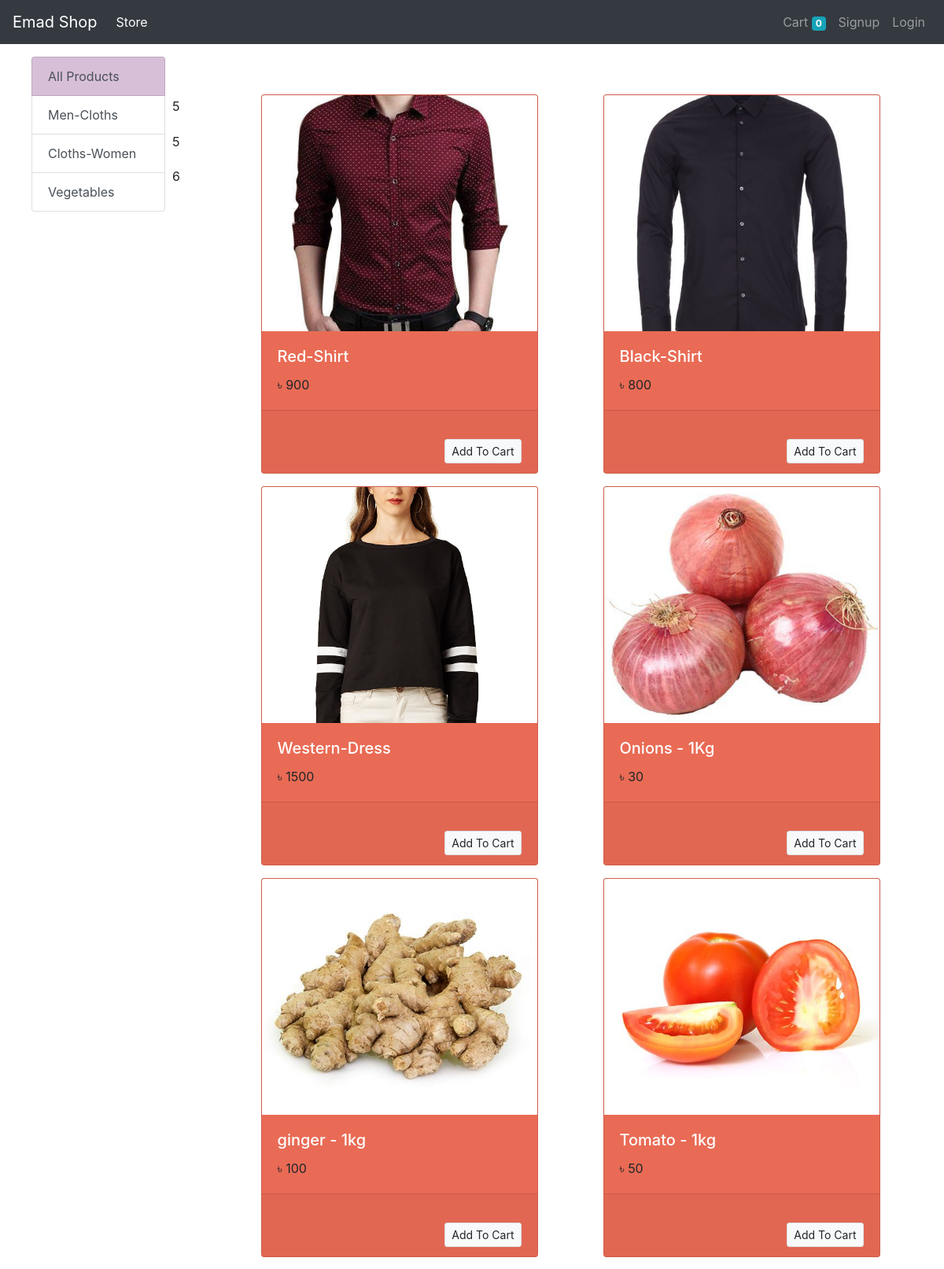
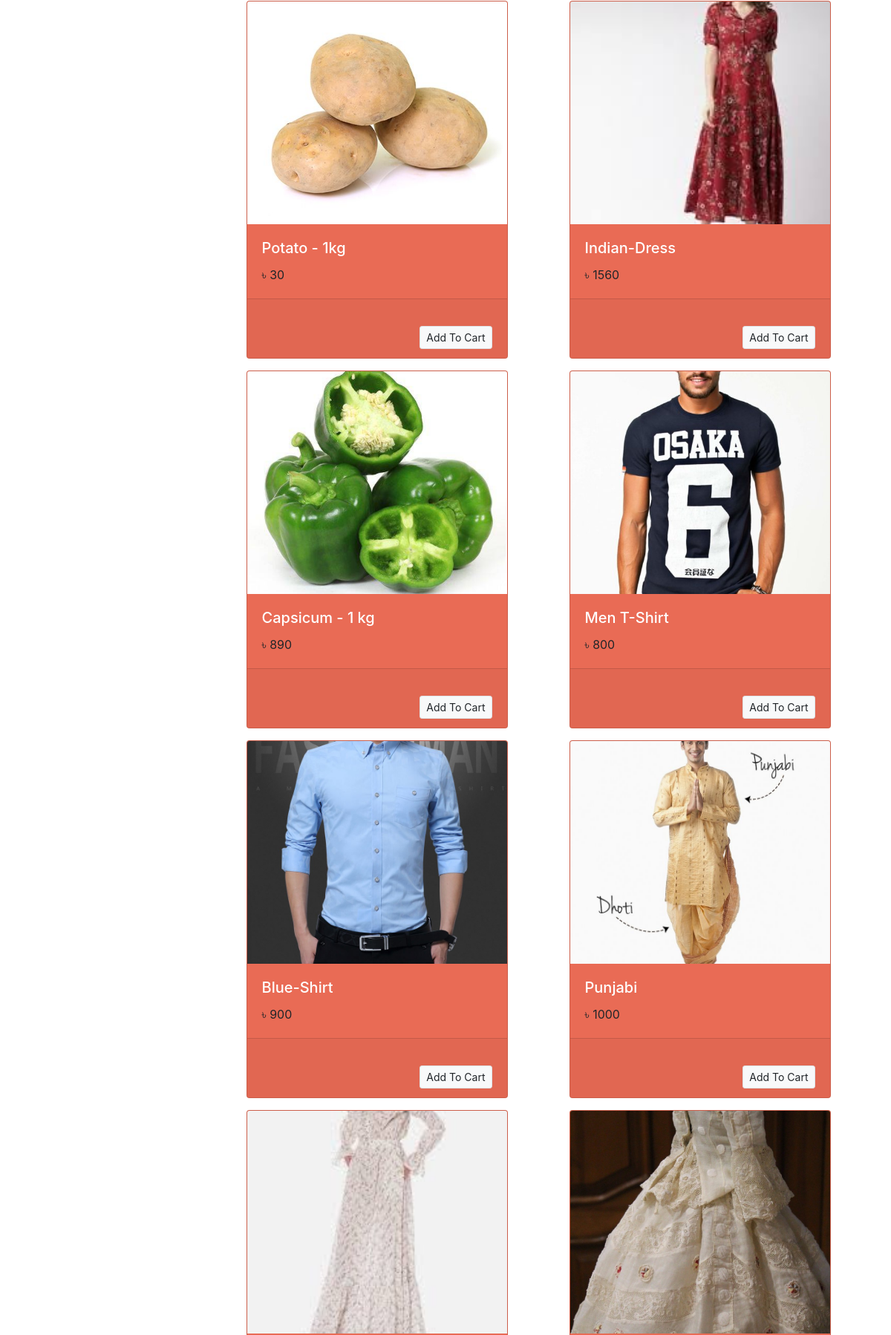
The page / (upper part) on the database its author committed (2 pictures, top to bottom).
### store/models/category.py (models this page shows, shortened)
class Category(models.Model):
    name = models.CharField(max_length=20)
    @staticmethod
    def get_all_categories():
        return Category.objects.all()

### store/models/product.py (models this page shows, shortened)
class Product(models.Model):
    name = models.CharField(max_length=50)
    price = models.IntegerField(default=0)
    category = models.ForeignKey(Category, on_delete=models.CASCADE, default=1)
    description = models.CharField(max_length=200, default="", null=True, blank=True)
    image = models.ImageField(upload_to = 'uploads/products/')
    @staticmethod
    def get_all_products():
        return Product.objects.all()

### store/views/home.py (the view, shortened to what this page needs)
# urls.py: path("", Index.as_view(), name ="home"),
class Index(View):
    def get(self, request):
        allcategory = Category.objects.all()
        allProducts = Product.objects.all()
        list1 = []
        list2 = []
        for categorys in allcategory:
            list1.append(categorys.name)
        print("#########################")
        for products in allProducts:
            list2.append(products.category.name)
        mencloth = 0
        womencloth = 0
        vegetables = 0
        for i in range(len(list2)):
            if list1[0] == list2[i]:
                mencloth += 1
            elif list1[1] == list2[i]:
                womencloth += 1
            elif list1[2] == list2[i]:
                vegetables += 1
        cart = request.session.get('cart')
        if not cart:
            request.session['cart'] = {}
        products = None
        categories = Category.get_all_categories()
        categoryId = request.GET.get('category')
        i = 0
        if categoryId:
            products = Product.get_all_products_by_categoryid(categoryId)
        else:
            products = Product.get_all_products()
        data = {}
        data['products'] = products
        data["categories"] = categories
        data["mencloth"] = mencloth
        data["womencloth"] = womencloth
        data["vegetables"] = vegetables
        print("You Are: ", request.session.get('email'))
        return render(request, "index.htm", data)

### store/templatetags/cart.py (called while the page is built)
@register.filter(name='is_in_cart')
def is_in_cart(product, cart):
    keys = cart.keys()
    for id in keys:
        if int(id) == product.id:
            return True
    return False

### store/templatetags/custom_filter.py (called while the page is built)
@register.filter(name='currency')
def currency(number):
    return "৳ "+str(number)

### store/templates/index.htm (shortened to what this page needs)
{% extends 'base.htm' %}
{% block content %}
{% load cart %}
{% load custom_filter %}
<div class="container-fluid mt-3">
<div class="row">
    <div class="col-lg-2 mx-auto">
        <div class="list-group">
            <a href="/" class="list-group-item list-group-item-action jio1">All Products</a>
            {% for category in categories %}
            <a href="/?category={{category.id}}" class="list-group-item list-group-item-action newmain">{{category.name}}</a>
            {% endfor %}
        </div>
    </div>
            <div class="col-lg-1  call1" style="position: absolute; left: 17%;">
            <p class="p-0 nice1" style="margin-top: 73%; "> {{mencloth}} </p>
            <p class="arround p-0 nice2" style="margin-top: 30%; ">{{womencloth}}</p>
            <p class="arround p-0 nice3" style="margin-top: 29%; ">{{vegetables}}</p>
        </div>
    <div id="products"  class="col-lg-9 mx-auto mt-5">
        <div class="row mx-auto">
            {% for prods in products %}
            <div class="card mx-auto mb-3" style="width: 22rem;" id="{{prods.id}}">
                <img src="{{prods.image.url}}" class="card-img-top" alt="...">
                <div class="card-body">
                  <h5 class="card-title text-white">{{prods.name}}</h5>
                  <p class="card-text">{{prods.price|currency}}</p>
                </div>
                <div class="card-footer">
                    {% if prods|is_in_cart:request.session.cart %}
                    <div class="row   no-gutters">
                        <form action="/#{{prods.id}}" method="POST" class="col-2">
                            {% csrf_token %}
                            <input hidden  name="product" type="text" value='{{prods.id}}'>
                            <input hidden  name="remove" type="text" value='True'>
                            <input type="submit" value="-" class=" btn btn-block btn-info">
                        </form>
                        <div class="text-center col">
                            {{prods|cart_quantity:request.session.cart}} in Cart
                        </div>
                        <form action="/#{{prods.id}}" method="POST" class="col-2">
                            {% csrf_token %}
                            <input hidden  name="product" type="text" value='{{prods.id}}'>
                            <input type="submit" value="+" class=" btn btn-block btn-info">
                        </form>
                    </div>
                    {% else %}
                    <form action="/#{{prods.id}}" method="POST" class="btn-block">
                        <input  type="submit" class="btn float-right btn-light border btn-sm mt-4"  value="Add To Cart"></input>
                    </form>
                    {% endif %}
                </div>
              </div>
            {% endfor %}
            </div>
    </div>
</div>
</div>
{% endblock %}

### store/templates/index.htm (style rules this page uses)
.jio1 { background-color: thistle; }
.card { background-color: rgb(233, 107, 85); }
.card img { width: 100%; height: 300px; object-fit: cover; }

### rows shown on the page
Category: name "Men-Cloths"
Category: name "Cloths-Women"
Category: name "Vegetables"
Product: image (picture), name "Red-Shirt", price "৳ 900"
Product: image (picture), name "Black-Shirt", price "৳ 800"
Product: image (picture), name "Western-Dress", price "৳ 1500"
Product: image (picture), name "Onions - 1Kg", price "৳ 30"
Product: image (picture), name "ginger - 1kg", price "৳ 100"
Product: image (picture), name "Tomato - 1kg", price "৳ 50"
Product: image (picture), name "Potato - 1kg", price "৳ 30"
Product: image (picture), name "Indian-Dress", price "৳ 1560"
Product: image (picture), name "Capsicum - 1 kg", price "৳ 890"
Product: image (picture), name "Men T-Shirt", price "৳ 800"
Product: image (picture), name "Blue-Shirt", price "৳ 900"
Product: image (picture), name "Punjabi", price "৳ 1000"
Product: image (picture)
Product: image (picture)

### other values the page prints
{{ request.session.cart.keys|length }} "0"
{{ mencloth }} "5"
{{ womencloth }} "5"
{{ vegetables }} "6"
